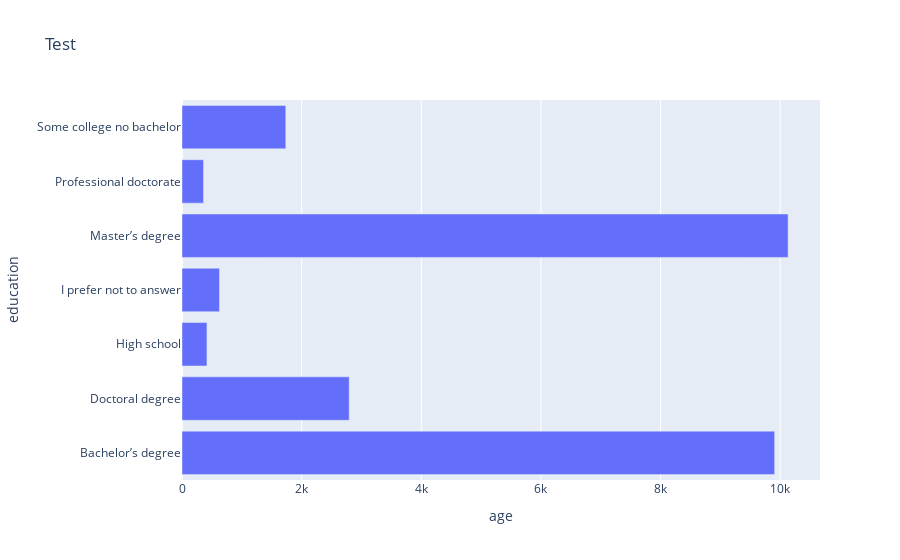

The notebook cell saved with this chart:
### Code cell
# data strucutre

dfg=data.groupby('education').count().reset_index()
#dfg=dfg.rename(columns={"User": "Users"})

# plot structure
fig = px.bar(dfg,
             x='age',
             y='education',
             title='Test',
             #color='Items',
             barmode='stack')

# plot
fig.show()

### Figure 1 — Plotly figure (JSON) as saved in the notebook; plotly's stock layout.template omitted (floating-point values rounded to 4 significant figures)
{"data": [{"alignmentgroup": "True", "hovertemplate": "age=%{x}<br>education=%{y}<extra></extra>", "legendgroup": "", "marker": {"color": "#636efa", "pattern": {"shape": ""}}, "name": "", "offsetgroup": "", "orientation": "h", "showlegend": false, "textposition": "auto", "type": "bar", "x": [9907, 2795, 417, 627, 10132, 360, 1735], "xaxis": "x", "y": ["Bachelor’s degree", "Doctoral degree", "High school", "I prefer not to answer", "Master’s degree", "Professional doctorate", "Some college no bachelor"], "yaxis": "y"}], "layout": {"barmode": "stack", "legend": {"tracegroupgap": 0}, "title": {"text": "Test"}, "xaxis": {"anchor": "y", "domain": [0, 1], "title": {"text": "age"}}, "yaxis": {"anchor": "x", "domain": [0, 1], "title": {"text": "education"}}}}
